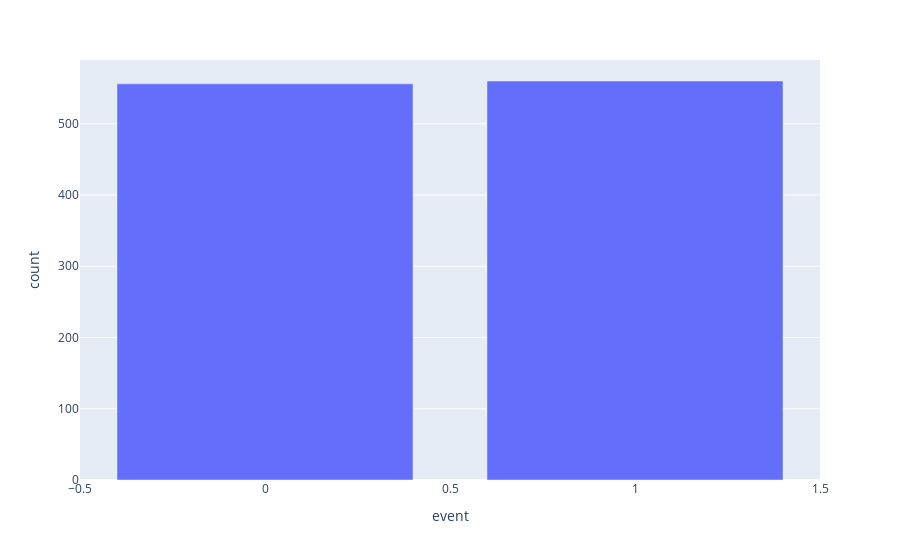

Write notebook code for a chart like this one.
### Markdown cell above
# Visualization

### Code cell
fig = px.bar(data["event"].value_counts().reset_index().rename(columns={"event": "count", "index": "event"}), x="event", y="count")
fig.show()

### Figure 1 — Plotly figure (JSON) as saved in the notebook; plotly's stock layout.template omitted (floating-point values rounded to 4 significant figures)
{"data": [{"alignmentgroup": "True", "hovertemplate": "event=%{x}<br>count=%{y}<extra></extra>", "legendgroup": "", "marker": {"color": "#636efa", "pattern": {"shape": ""}}, "name": "", "offsetgroup": "", "orientation": "v", "showlegend": false, "textposition": "auto", "type": "bar", "x": [1, 0], "xaxis": "x", "y": [560, 556], "yaxis": "y"}], "layout": {"barmode": "relative", "legend": {"tracegroupgap": 0}, "margin": {"t": 60}, "xaxis": {"anchor": "y", "domain": [0, 1], "title": {"text": "event"}}, "yaxis": {"anchor": "x", "domain": [0, 1], "title": {"text": "count"}}}}
